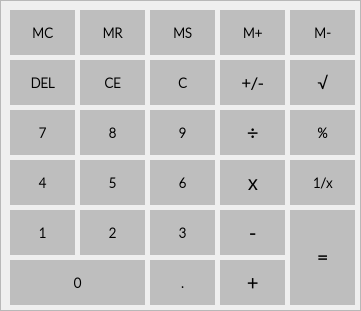
     <widget class="QFrame" name="frmBasicButtons">
      <property name="geometry">
       <rect>
        <x>430</x>
        <y>125</y>
        <width>361</width>
        <height>311</height>
       </rect>
      </property>
      <property name="autoFillBackground">
       <bool>false</bool>
      </property>
      <property name="styleSheet">
       <string notr="true">QPushButton{
 	background-color: rgb(190, 190, 190);
	border: 2px;
}</string>
      </property>
      <property name="frameShape">
       <enum>QFrame::StyledPanel</enum>
      </property>
      <property name="frameShadow">
       <enum>QFrame::Raised</enum>
      </property>
      <widget class="QPushButton" name="pbMMinus">
       <property name="geometry">
        <rect>
         <x>290</x>
         <y>10</y>
         <width>65</width>
         <height>45</height>
        </rect>
       </property>
       <property name="font">
        <font>
         <family>Lato Light</family>
         <pointsize>10</pointsize>
         <weight>75</weight>
         <bold>true</bold>
        </font>
       </property>
       <property name="autoFillBackground">
        <bool>false</bool>
       </property>
       <property name="text">
        <string>M-</string>
       </property>
       <property name="autoDefault">
        <bool>false</bool>
       </property>
       <property name="default">
        <bool>true</bool>
       </property>
       <property name="flat">
        <bool>false</bool>
       </property>
      </widget>
      <widget class="QPushButton" name="pbMultiply">
       <property name="geometry">
        <rect>
         <x>220</x>
         <y>160</y>
         <width>65</width>
         <height>45</height>
        </rect>
       </property>
       <property name="font">
        <font>
         <family>Lato Light</family>
         <pointsize>14</pointsize>
         <weight>75</weight>
         <bold>true</bold>
        </font>
       </property>
       <property name="autoFillBackground">
        <bool>false</bool>
       </property>
       <property name="text">
        <string>x</string>
       </property>
       <property name="autoDefault">
        <bool>false</bool>
       </property>
       <property name="default">
        <bool>true</bool>
       </property>
       <property name="flat">
        <bool>false</bool>
       </property>
      </widget>
      <widget class="QPushButton" name="pbDivide">
       <property name="geometry">
        <rect>
         <x>220</x>
         <y>110</y>
         <width>65</width>
         <height>45</height>
        </rect>
       </property>
       <property name="font">
        <font>
         <family>Lato Light</family>
         <pointsize>14</pointsize>
         <weight>75</weight>
         <bold>true</bold>
        </font>
       </property>
       <property name="autoFillBackground">
        <bool>false</bool>
       </property>
       <property name="text">
        <string>÷</string>
       </property>
       <property name="autoDefault">
        <bool>false</bool>
       </property>
       <property name="default">
        <bool>true</bool>
       </property>
       <property name="flat">
        <bool>false</bool>
       </property>
      </widget>
      <widget class="QPushButton" name="pbSix">
       <property name="geometry">
        <rect>
         <x>150</x>
         <y>160</y>
         <width>65</width>
         <height>45</height>
        </rect>
       </property>
       <property name="font">
        <font>
         <family>Lato Light</family>
         <pointsize>10</pointsize>
         <weight>75</weight>
         <bold>true</bold>
        </font>
       </property>
       <property name="autoFillBackground">
        <bool>false</bool>
       </property>
       <property name="text">
        <string>6</string>
       </property>
       <property name="autoDefault">
        <bool>false</bool>
       </property>
       <property name="default">
        <bool>true</bool>
       </property>
       <property name="flat">
        <bool>false</bool>
       </property>
      </widget>
      <widget class="QPushButton" name="pbNine">
       <property name="geometry">
        <rect>
         <x>150</x>
         <y>110</y>
         <width>65</width>
         <height>45</height>
        </rect>
       </property>
       <property name="font">
        <font>
         <family>Lato Light</family>
         <pointsize>10</pointsize>
         <weight>75</weight>
         <bold>true</bold>
        </font>
       </property>
       <property name="autoFillBackground">
        <bool>false</bool>
       </property>
       <property name="text">
        <string>9</string>
       </property>
       <property name="autoDefault">
        <bool>false</bool>
       </property>
       <property name="default">
        <bool>true</bool>
       </property>
       <property name="flat">
        <bool>false</bool>
       </property>
      </widget>
      <widget class="QPushButton" name="pbCE">
       <property name="geometry">
        <rect>
         <x>80</x>
         <y>60</y>
         <width>65</width>
         <height>45</height>
        </rect>
       </property>
       <property name="font">
        <font>
         <family>Lato Light</family>
         <pointsize>10</pointsize>
         <weight>75</weight>
         <bold>true</bold>
        </font>
       </property>
       <property name="autoFillBackground">
        <bool>false</bool>
       </property>
       <property name="text">
        <string>CE</string>
       </property>
       <property name="autoDefault">
        <bool>false</bool>
       </property>
       <property name="default">
        <bool>true</bool>
       </property>
       <property name="flat">
        <bool>false</bool>
       </property>
      </widget>
      <widget class="QPushButton" name="pbMinus">
       <property name="geometry">
        <rect>
         <x>220</x>
         <y>210</y>
         <width>65</width>
         <height>45</height>
        </rect>
       </property>
       <property name="font">
        <font>
         <family>Lato Light</family>
         <pointsize>14</pointsize>
         <weight>75</weight>
         <bold>true</bold>
        </font>
       </property>
       <property name="autoFillBackground">
        <bool>false</bool>
       </property>
       <property name="text">
        <string>-</string>
       </property>
       <property name="autoDefault">
        <bool>false</bool>
       </property>
       <property name="default">
        <bool>true</bool>
       </property>
       <property name="flat">
        <bool>false</bool>
       </property>
      </widget>
      <widget class="QPushButton" name="pbThree">
       <property name="geometry">
        <rect>
         <x>150</x>
         <y>210</y>
         <width>65</width>
         <height>45</height>
        </rect>
       </property>
       <property name="font">
        <font>
         <family>Lato Light</family>
         <pointsize>10</pointsize>
         <weight>75</weight>
         <bold>true</bold>
        </font>
       </property>
       <property name="autoFillBackground">
        <bool>false</bool>
       </property>
       <property name="text">
        <string>3</string>
       </property>
       <property name="autoDefault">
        <bool>false</bool>
       </property>
       <property name="default">
        <bool>true</bool>
       </property>
       <property name="flat">
        <bool>false</bool>
       </property>
      </widget>
      <widget class="QPushButton" name="pbDel">
       <property name="geometry">
        <rect>
         <x>10</x>
         <y>60</y>
         <width>65</width>
         <height>45</height>
        </rect>
       </property>
       <property name="font">
        <font>
         <family>Lato Light</family>
         <pointsize>10</pointsize>
         <weight>75</weight>
         <bold>true</bold>
        </font>
       </property>
       <property name="autoFillBackground">
        <bool>false</bool>
       </property>
       <property name="text">
        <string>DEL</string>
       </property>
       <property name="autoDefault">
        <bool>false</bool>
       </property>
       <property name="default">
        <bool>true</bool>
       </property>
       <property name="flat">
        <bool>false</bool>
       </property>
      </widget>
      <widget class="QPushButton" name="pbC">
       <property name="geometry">
        <rect>
         <x>150</x>
         <y>60</y>
         <width>65</width>
         <height>45</height>
        </rect>
       </property>
       <property name="font">
        <font>
         <family>Lato Light</family>
         <pointsize>10</pointsize>
         <weight>75</weight>
         <bold>true</bold>
        </font>
       </property>
       <property name="autoFillBackground">
        <bool>false</bool>
       </property>
       <property name="text">
        <string>C</string>
       </property>
       <property name="autoDefault">
        <bool>false</bool>
       </property>
       <property name="default">
        <bool>true</bool>
       </property>
       <property name="flat">
        <bool>false</bool>
       </property>
      </widget>
      <widget class="QPushButton" name="pbSqRoot">
       <property name="geometry">
        <rect>
         <x>290</x>
         <y>60</y>
         <width>65</width>
         <height>45</height>
        </rect>
       </property>
       <property name="font">
        <font>
         <family>Lato Light</family>
         <pointsize>12</pointsize>
         <weight>75</weight>
         <bold>true</bold>
        </font>
       </property>
       <property name="autoFillBackground">
        <bool>false</bool>
       </property>
       <property name="text">
        <string>√</string>
       </property>
       <property name="autoDefault">
        <bool>false</bool>
       </property>
       <property name="default">
        <bool>true</bool>
       </property>
       <property name="flat">
        <bool>false</bool>
       </property>
      </widget>
      <widget class="QPushButton" name="pbOne">
       <property name="geometry">
        <rect>
         <x>10</x>
         <y>210</y>
         <width>65</width>
         <height>45</height>
        </rect>
       </property>
       <property name="font">
        <font>
         <family>Lato Light</family>
         <pointsize>10</pointsize>
         <weight>75</weight>
         <bold>true</bold>
        </font>
       </property>
       <property name="autoFillBackground">
        <bool>false</bool>
       </property>
       <property name="text">
        <string>1</string>
       </property>
       <property name="autoDefault">
        <bool>false</bool>
       </property>
       <property name="default">
        <bool>true</bool>
       </property>
       <property name="flat">
        <bool>false</bool>
       </property>
      </widget>
      <widget class="QPushButton" name="pbTwo">
       <property name="geometry">
        <rect>
         <x>80</x>
         <y>210</y>
         <width>65</width>
         <height>45</height>
        </rect>
       </property>
       <property name="font">
        <font>
         <family>Lato Light</family>
         <pointsize>10</pointsize>
         <weight>75</weight>
         <bold>true</bold>
        </font>
       </property>
       <property name="autoFillBackground">
        <bool>false</bool>
       </property>
       <property name="text">
        <string>2</string>
       </property>
       <property name="autoDefault">
        <bool>false</bool>
       </property>
       <property name="default">
        <bool>true</bool>
       </property>
       <property name="flat">
        <bool>false</bool>
       </property>
      </widget>
      <widget class="QPushButton" name="pbPlusOrMinus">
       <property name="geometry">
        <rect>
         <x>220</x>
         <y>60</y>
         <width>65</width>
         <height>45</height>
        </rect>
       </property>
       <property name="font">
        <font>
         <family>Lato Light</family>
         <pointsize>12</pointsize>
         <weight>75</weight>
         <bold>true</bold>
        </font>
       </property>
       <property name="autoFillBackground">
        <bool>false</bool>
       </property>
       <property name="text">
        <string>+/-</string>
       </property>
       <property name="autoDefault">
        <bool>false</bool>
       </property>
       <property name="default">
        <bool>true</bool>
       </property>
       <property name="flat">
        <bool>false</bool>
       </property>
      </widget>
      <widget class="QPushButton" name="pbFour">
       <property name="geometry">
        <rect>
         <x>10</x>
         <y>160</y>
         <width>65</width>
         <height>45</height>
        </rect>
       </property>
       <property name="font">
        <font>
         <family>Lato Light</family>
         <pointsize>10</pointsize>
         <weight>75</weight>
         <bold>true</bold>
        </font>
       </property>
       <property name="autoFillBackground">
        <bool>false</bool>
       </property>
       <property name="text">
        <string>4</string>
       </property>
       <property name="autoDefault">
        <bool>false</bool>
       </property>
       <property name="default">
        <bool>true</bool>
       </property>
       <property name="flat">
        <bool>false</bool>
       </property>
      </widget>
      <widget class="QPushButton" name="pbMC">
       <property name="geometry">
        <rect>
         <x>10</x>
         <y>10</y>
         <width>65</width>
         <height>45</height>
        </rect>
       </property>
       <property name="font">
        <font>
         <family>Lato Light</family>
         <pointsize>10</pointsize>
         <weight>75</weight>
         <bold>true</bold>
        </font>
       </property>
       <property name="autoFillBackground">
        <bool>false</bool>
       </property>
       <property name="text">
        <string>MC</string>
       </property>
       <property name="autoDefault">
        <bool>false</bool>
       </property>
       <property name="default">
        <bool>true</bool>
       </property>
       <property name="flat">
        <bool>false</bool>
       </property>
      </widget>
      <widget class="QPushButton" name="pbFive">
       <property name="geometry">
        <rect>
         <x>80</x>
         <y>160</y>
         <width>65</width>
         <height>45</height>
        </rect>
       </property>
       <property name="font">
        <font>
         <family>Lato Light</family>
         <pointsize>10</pointsize>
         <weight>75</weight>
         <bold>true</bold>
        </font>
       </property>
       <property name="autoFillBackground">
        <bool>false</bool>
       </property>
       <property name="text">
        <string>5</string>
       </property>
       <property name="autoDefault">
        <bool>false</bool>
       </property>
       <property name="default">
        <bool>true</bool>
       </property>
       <property name="flat">
        <bool>false</bool>
       </property>
      </widget>
      <widget class="QPushButton" name="pbEight">
       <property name="geometry">
        <rect>
         <x>80</x>
         <y>110</y>
         <width>65</width>
         <height>45</height>
        </rect>
       </property>
       <property name="font">
        <font>
         <family>Lato Light</family>
         <pointsize>10</pointsize>
         <weight>75</weight>
         <bold>true</bold>
        </font>
       </property>
       <property name="autoFillBackground">
        <bool>false</bool>
       </property>
       <property name="text">
        <string>8</string>
       </property>
       <property name="autoDefault">
        <bool>false</bool>
       </property>
       <property name="default">
        <bool>true</bool>
       </property>
       <property name="flat">
        <bool>false</bool>
       </property>
      </widget>
      <widget class="QPushButton" name="pbMR">
       <property name="geometry">
        <rect>
         <x>80</x>
         <y>10</y>
         <width>65</width>
         <height>45</height>
        </rect>
       </property>
       <property name="font">
        <font>
         <family>Lato Light</family>
         <pointsize>10</pointsize>
         <weight>75</weight>
         <bold>true</bold>
        </font>
       </property>
       <property name="autoFillBackground">
        <bool>false</bool>
       </property>
       <property name="text">
        <string>MR</string>
       </property>
       <property name="autoDefault">
        <bool>false</bool>
       </property>
       <property name="default">
        <bool>true</bool>
       </property>
       <property name="flat">
        <bool>false</bool>
       </property>
      </widget>
      <widget class="QPushButton" name="pbPercentage">
       <property name="geometry">
        <rect>
         <x>290</x>
         <y>110</y>
         <width>65</width>
         <height>45</height>
        </rect>
       </property>
       <property name="font">
        <font>
         <family>Lato Light</family>
         <pointsize>10</pointsize>
         <weight>75</weight>
         <bold>true</bold>
        </font>
       </property>
       <property name="autoFillBackground">
        <bool>false</bool>
       </property>
       <property name="text">
        <string>%</string>
       </property>
       <property name="autoDefault">
        <bool>false</bool>
       </property>
       <property name="default">
        <bool>true</bool>
       </property>
       <property name="flat">
        <bool>false</bool>
       </property>
      </widget>
      <widget class="QPushButton" name="pbMPlus">
       <property name="geometry">
        <rect>
         <x>220</x>
         <y>10</y>
         <width>65</width>
         <height>45</height>
        </rect>
       </property>
       <property name="font">
        <font>
         <family>Lato Light</family>
         <pointsize>10</pointsize>
         <weight>75</weight>
         <bold>true</bold>
        </font>
       </property>
       <property name="autoFillBackground">
        <bool>false</bool>
       </property>
       <property name="text">
        <string>M+</string>
       </property>
       <property name="autoDefault">
        <bool>false</bool>
       </property>
       <property name="default">
        <bool>true</bool>
       </property>
       <property name="flat">
        <bool>false</bool>
       </property>
      </widget>
      <widget class="QPushButton" name="pbSeven">
       <property name="geometry">
        <rect>
         <x>10</x>
         <y>110</y>
         <width>65</width>
         <height>45</height>
        </rect>
       </property>
       <property name="font">
        <font>
         <family>Lato Light</family>
         <pointsize>10</pointsize>
         <weight>75</weight>
         <bold>true</bold>
        </font>
       </property>
       <property name="autoFillBackground">
        <bool>false</bool>
       </property>
       <property name="text">
        <string>7</string>
       </property>
       <property name="autoDefault">
        <bool>false</bool>
       </property>
       <property name="default">
        <bool>true</bool>
       </property>
       <property name="flat">
        <bool>false</bool>
       </property>
      </widget>
      <widget class="QPushButton" name="pbEqual">
       <property name="geometry">
        <rect>
         <x>290</x>
         <y>210</y>
         <width>65</width>
         <height>95</height>
        </rect>
       </property>
       <property name="font">
        <font>
         <family>Lato Light</family>
         <pointsize>14</pointsize>
         <weight>75</weight>
         <bold>true</bold>
        </font>
       </property>
       <property name="autoFillBackground">
        <bool>false</bool>
       </property>
       <property name="text">
        <string>=</string>
       </property>
       <property name="autoDefault">
        <bool>false</bool>
       </property>
       <property name="default">
        <bool>true</bool>
       </property>
       <property name="flat">
        <bool>false</bool>
       </property>
      </widget>
      <widget class="QPushButton" name="pbInverse">
       <property name="geometry">
        <rect>
         <x>290</x>
         <y>160</y>
         <width>65</width>
         <height>45</height>
        </rect>
       </property>
       <property name="font">
        <font>
         <family>Lato Light</family>
         <pointsize>10</pointsize>
         <weight>75</weight>
         <bold>true</bold>
        </font>
       </property>
       <property name="autoFillBackground">
        <bool>false</bool>
       </property>
       <property name="text">
        <string>1/x</string>
       </property>
       <property name="autoDefault">
        <bool>false</bool>
       </property>
       <property name="default">
        <bool>true</bool>
       </property>
       <property name="flat">
        <bool>false</bool>
       </property>
      </widget>
      <widget class="QPushButton" name="pbMS">
       <property name="geometry">
        <rect>
         <x>150</x>
         <y>10</y>
         <width>65</width>
         <height>45</height>
        </rect>
       </property>
       <property name="font">
        <font>
         <family>Lato Light</family>
         <pointsize>10</pointsize>
         <weight>75</weight>
         <bold>true</bold>
        </font>
       </property>
       <property name="autoFillBackground">
        <bool>false</bool>
       </property>
       <property name="text">
        <string>MS</string>
       </property>
       <property name="autoDefault">
        <bool>false</bool>
       </property>
       <property name="default">
        <bool>true</bool>
       </property>
       <property name="flat">
        <bool>false</bool>
       </property>
      </widget>
      <widget class="QPushButton" name="pbPlus">
       <property name="geometry">
        <rect>
         <x>220</x>
         <y>260</y>
         <width>65</width>
         <height>45</height>
        </rect>
       </property>
       <property name="font">
        <font>
         <family>Lato Light</family>
         <pointsize>14</pointsize>
         <weight>75</weight>
         <bold>true</bold>
        </font>
       </property>
       <property name="autoFillBackground">
        <bool>false</bool>
       </property>
       <property name="text">
        <string>+</string>
       </property>
       <property name="autoDefault">
        <bool>false</bool>
       </property>
       <property name="default">
        <bool>true</bool>
       </property>
       <property name="flat">
        <bool>false</bool>
       </property>
      </widget>
      <widget class="QPushButton" name="pbDot">
       <property name="geometry">
        <rect>
         <x>150</x>
         <y>260</y>
         <width>65</width>
         <height>45</height>
        </rect>
       </property>
       <property name="font">
        <font>
         <family>Lato Light</family>
         <pointsize>10</pointsize>
         <weight>75</weight>
         <bold>true</bold>
        </font>
       </property>
       <property name="autoFillBackground">
        <bool>false</bool>
       </property>
       <property name="text">
        <string>.</string>
       </property>
       <property name="autoDefault">
        <bool>false</bool>
       </property>
       <property name="default">
        <bool>true</bool>
       </property>
       <property name="flat">
        <bool>false</bool>
       </property>
      </widget>
      <widget class="QPushButton" name="pbZero">
       <property name="geometry">
        <rect>
         <x>10</x>
         <y>260</y>
         <width>135</width>
         <height>45</height>
        </rect>
       </property>
       <property name="font">
        <font>
         <family>Lato Light</family>
         <pointsize>10</pointsize>
         <weight>75</weight>
         <bold>true</bold>
        </font>
       </property>
       <property name="autoFillBackground">
        <bool>false</bool>
       </property>
       <property name="text">
        <string>0</string>
       </property>
       <property name="autoDefault">
        <bool>false</bool>
       </property>
       <property name="default">
        <bool>true</bool>
       </property>
       <property name="flat">
        <bool>false</bool>
       </property>
      </widget>
     </widget>
